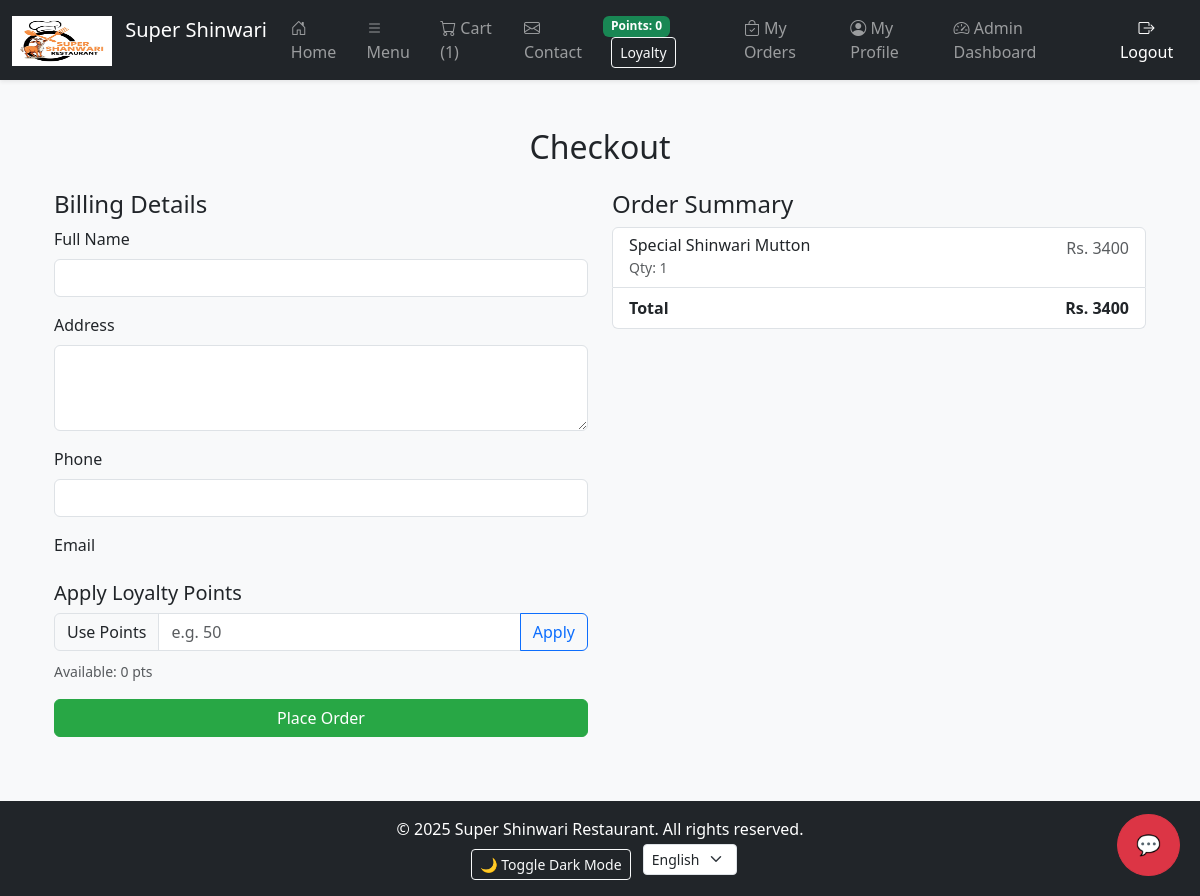
/checkout/ (signed in), run on an earlier commit of the app's database.
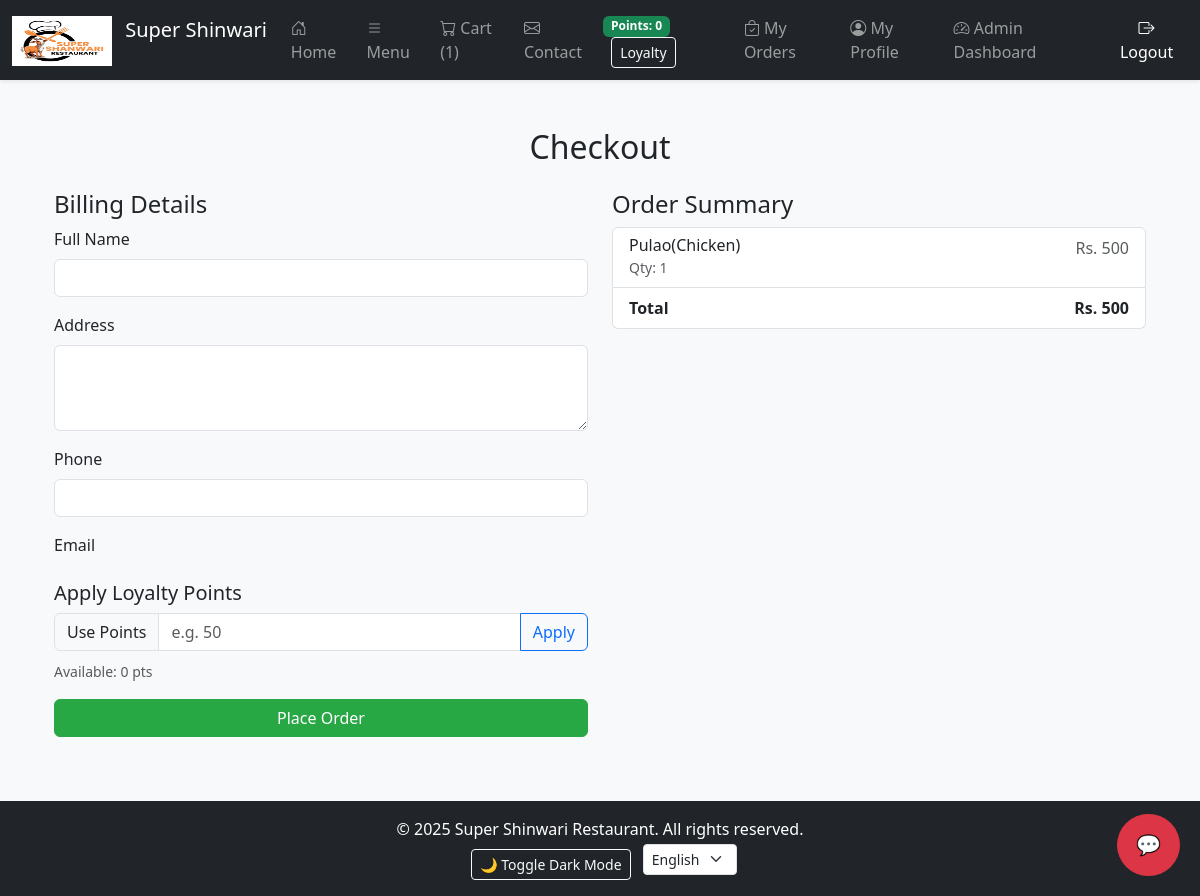
And on a later commit of the database.
### core/models.py (models this page shows, shortened)
class CartItem(models.Model):
    cart = models.ForeignKey(Cart, on_delete=models.CASCADE, related_name="items")
    product = models.ForeignKey(Product, on_delete=models.CASCADE)
    quantity = models.PositiveIntegerField(default=1)
    added_at = models.DateTimeField(auto_now_add=True)

class Product(models.Model):
    name = models.CharField(max_length=200)
    description = models.TextField(blank=True, null=True)
    price = models.DecimalField(max_digits=10, decimal_places=2)
    discount_price = models.DecimalField(max_digits=10, decimal_places=2, blank=True, null=True)
    available = models.BooleanField(default=True)
    image = models.ImageField(upload_to='products/', blank=True, null=True)
    category = models.ForeignKey(Category, on_delete=models.CASCADE, related_name="products")
    branch = models.ForeignKey(Branch, on_delete=models.SET_NULL, null=True, blank=True, related_name="products")
    created_at = models.DateTimeField(auto_now_add=True)
    is_featured = models.BooleanField(default=False)

### core/views.py (the view, shortened to what this page needs)
# urls.py: path('checkout/', views.checkout, name='checkout'),
@login_required
def checkout(request):
    cart = _get_or_create_cart_for_user(request.user)
    cart_items = CartItem.objects.filter(cart=cart).select_related('product')
    if not cart_items.exists():
        messages.error(request, "Your cart is empty.")
        return redirect('view_cart')
    form = OrderForm(request.POST or None)
    total = sum((item.product.price or Decimal('0.00')) * item.quantity for item in cart_items)
    return render(request, "checkout.html", {"cart_items": cart_items, "form": form, "total": total})

### core/forms.py
class OrderForm(forms.ModelForm):
    class Meta:
        model = Order
        fields = ['full_name', 'phone', 'address']
        widgets = {
            'full_name': forms.TextInput(attrs={'class': 'form-control'}),
            'phone': forms.TextInput(attrs={'class': 'form-control'}),
            'address': forms.Textarea(attrs={'class': 'form-control', 'rows': 3}),
        }

### core/context_processors.py (called while the page is built)
def cart_item_count(request):
    total = 0
    if request.user.is_authenticated:
        cart = Cart.objects.filter(user=request.user).first()
        if cart:
            total = CartItem.objects.filter(cart=cart).aggregate(total=Sum('quantity'))['total'] or 0
    return {'cart_item_count': total}

### core/loyalty.py (called while the page is built)
def get_profile(user):
    profile, _ = UserProfile.objects.get_or_create(user=user)
    return profile

### core/models.py (called while the page is built)
    @property
    def cart_items(self):
        return self.items.all()

### core/views.py (called while the page is built)
def _get_or_create_cart_for_user(user):
    cart, _ = Cart.objects.get_or_create(user=user)
    return cart

### templates/checkout.html (shortened to what this page needs)
{% extends 'base.html' %}
{% load static %}
{% load widget_tweaks %}
{% block content %}
<div class="container mt-5">
    <h2 class="text-center mb-4">Checkout</h2>
    <div class="row">
        <div class="col-md-6">
            <form method="post" action="">
                <h4>Billing Details</h4>
                <div class="mb-3">
                    <label for="{{ form.full_name.id_for_label }}" class="form-label">Full Name</label>
                    {{ form.full_name|add_class:"form-control" }}
                </div>
                <div class="mb-3">
                    <label for="{{ form.address.id_for_label }}" class="form-label">Address</label>
                    {{ form.address|add_class:"form-control" }}
                </div>
                <div class="mb-3">
                    <label for="{{ form.phone.id_for_label }}" class="form-label">Phone</label>
                    {{ form.phone|add_class:"form-control" }}
                </div>
                <div class="mb-3">
                    <label for="{{ form.email.id_for_label }}" class="form-label">Email</label>
                </div>
                {% if user.is_authenticated %}
                <div class="mb-3">
                    <h5>Apply Loyalty Points</h5>
                    <div class="input-group mb-2">
                        <span class="input-group-text">Use Points</span>
                        <input type="number" name="points" class="form-control" min="0" placeholder="e.g. 50">
                        <button class="btn btn-outline-primary" type="submit" formaction="{% url 'apply_points' %}">Apply</button>
                    </div>
                    <small class="form-text text-muted">Available: {{ loyalty_balance|default:0 }} pts</small>
                </div>
                {% endif %}
                <button type="submit" class="btn btn-success w-100 mb-3">Place Order</button>
            </form>
        </div>
        <div class="col-md-6">
            <h4>Order Summary</h4>
            <ul class="list-group mb-3">
                {% for item in cart_items %}
                <li class="list-group-item d-flex justify-content-between">
                    <div>
                        <h6 class="my-0">{{ item.product.name }}</h6>
                        <small class="text-muted">Qty: {{ item.quantity }}</small>
                    </div>
                    <span class="text-muted">Rs. {{ item.product.price|floatformat:0 }}</span>
                </li>
                {% endfor %}
                <li class="list-group-item d-flex justify-content-between fw-bold">
                    <strong>Total</strong>
                    <strong>Rs. {{ total|floatformat:0 }}</strong>
                </li>
            </ul>
        </div>
    </div>
</div>
{% endblock %}

What changed in the data, as far as the page shows it:
removed CartItem: product.name "Special Shinwari Mutton", quantity "1", product.price "3400"
added CartItem: product.name "Pulao(Chicken)", quantity "1", product.price "500"
Also different on the page:
{{ total|floatformat:0 }}: "3400" → "500"
